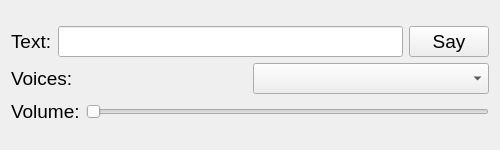
<?xml version="1.0" encoding="UTF-8"?>
<ui version="4.0">
 <class>Form</class>
 <widget class="QWidget" name="Form">
  <property name="geometry">
   <rect>
    <x>0</x>
    <y>0</y>
    <width>500</width>
    <height>150</height>
   </rect>
  </property>
  <property name="windowTitle">
   <string>Form</string>
  </property>
  <layout class="QVBoxLayout" name="verticalLayout_2">
   <item>
    <layout class="QVBoxLayout" name="verticalLayout">
     <item>
      <layout class="QHBoxLayout" name="horizontalLayout">
       <item>
        <widget class="QLabel" name="label">
         <property name="font">
          <font>
           <pointsize>14</pointsize>
          </font>
         </property>
         <property name="text">
          <string>Text:</string>
         </property>
        </widget>
       </item>
       <item>
        <widget class="QLineEdit" name="lineEdit">
         <property name="font">
          <font>
           <pointsize>14</pointsize>
          </font>
         </property>
        </widget>
       </item>
       <item>
        <widget class="QPushButton" name="pushButton">
         <property name="font">
          <font>
           <pointsize>14</pointsize>
          </font>
         </property>
         <property name="text">
          <string>Say</string>
         </property>
        </widget>
       </item>
      </layout>
     </item>
     <item>
      <layout class="QHBoxLayout" name="horizontalLayout_2">
       <item>
        <widget class="QLabel" name="label_2">
         <property name="font">
          <font>
           <pointsize>14</pointsize>
          </font>
         </property>
         <property name="text">
          <string>Voices:</string>
         </property>
        </widget>
       </item>
       <item>
        <widget class="QComboBox" name="comboBox">
         <property name="font">
          <font>
           <pointsize>14</pointsize>
          </font>
         </property>
        </widget>
       </item>
      </layout>
     </item>
     <item>
      <layout class="QHBoxLayout" name="horizontalLayout_3">
       <item>
        <widget class="QLabel" name="label_3">
         <property name="font">
          <font>
           <pointsize>14</pointsize>
          </font>
         </property>
         <property name="text">
          <string>Volume:</string>
         </property>
        </widget>
       </item>
       <item>
        <widget class="QSlider" name="horizontalSlider">
         <property name="font">
          <font>
           <pointsize>14</pointsize>
          </font>
         </property>
         <property name="orientation">
          <enum>Qt::Horizontal</enum>
         </property>
        </widget>
       </item>
      </layout>
     </item>
    </layout>
   </item>
  </layout>
 </widget>
 <resources/>
 <connections/>
</ui>
